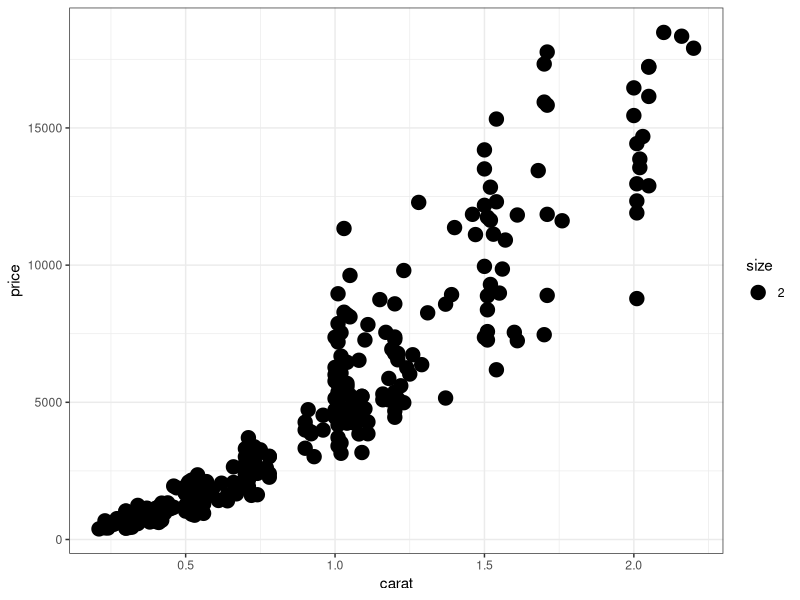
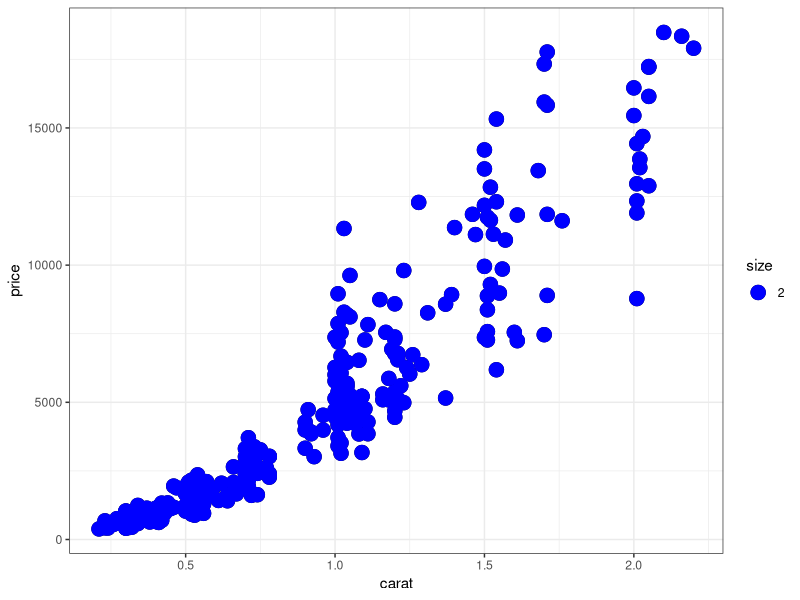
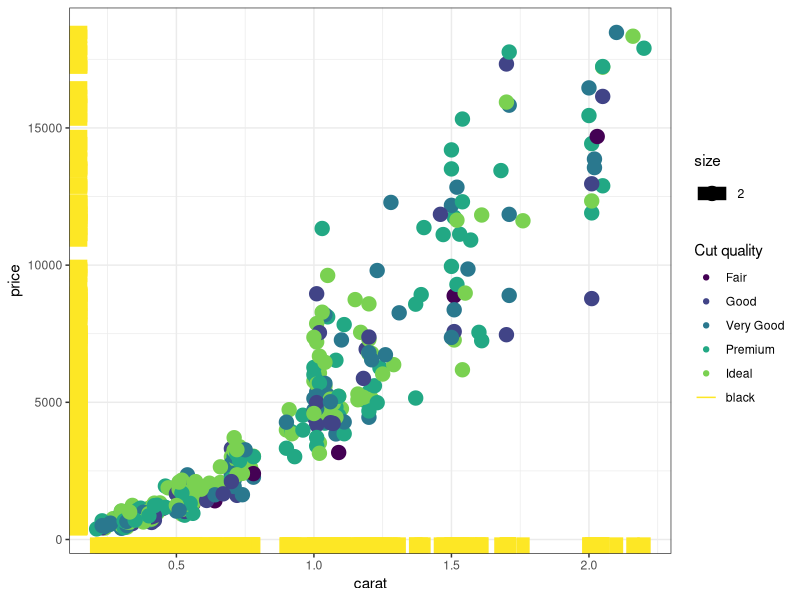

Write the R code that produced these figures, in order.
## ---- chunk 1
knitr::opts_chunk$set(echo = TRUE,
                      fig.align="center")

library(ggplot2)

set.seed(10)
diamonds2 <- diamonds[sample(nrow(diamonds),size=400),]
## ---- chunk 2
theme_set(theme_bw())
p1 <- ggplot(data=diamonds2,aes(x=carat,y=price,size=2)) +
  geom_point()

p1
## ---- chunk 3
p1 + geom_point(color="blue")
## ---- chunk 4
p1 + aes(color=cut) + 
  geom_rug(mapping=aes(color="black")) + 
  labs(col="Cut quality")
